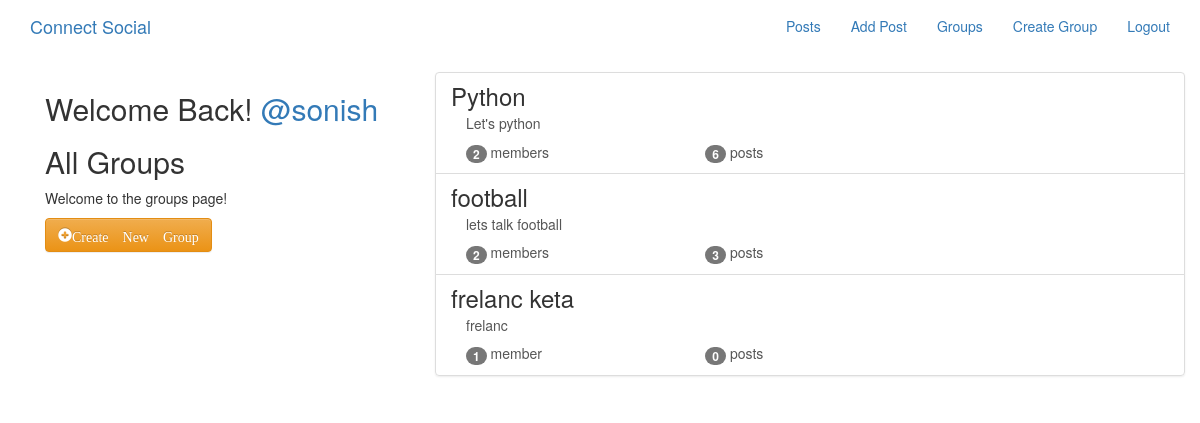
Screenshot of /groups/ (signed in) with the database file from the repository.
### groups/models.py (models this page shows, shortened)
class Group(models.Model):
    name = models.CharField(max_length=255, unique=True)
    slug = models.SlugField(allow_unicode=True, unique=True)
    description = models.TextField(blank=True, default='')
    description_html = models.TextField(editable=False, default='', blank=True)
    members = models.ManyToManyField(User,through="GroupMember")
    class Meta:
        ordering = ["name"]

### groups/views.py (the view)
class ListGroups(generic.ListView):
    model = Group

### groups/templates/groups/group_list.html
{%extends "groups/group_base.html"%}
{%block pregroup%}
<div class="col-md-4">
  <div class="content">
    {%if user.is_authenticated%}
      <h2>Welcome Back!
          <a href="{%url 'posts:for_user' username=user.username%}">
            @{{user.username}}
          </a>
      </h2>
    {%endif%}
    <h2>All Groups</h2>
    <p>Welcome to the groups page!</p>
  </div>
  {%if user.is_authenticated%}
  <a href="{%url 'groups:create'%}" class='btn btn-md btn-fill btn-warning'>
    <span class="glyphicon glyphicon-plus-sign">Create New Group</span>
  </a>
  {%endif%}
</div>
{%endblock%}
{%block group_content%}
  <div class="col-md-8">
    <div class="list-group">
      {%for group in object_list%}
        <a class="list-group-item" href="{%url 'groups:single' slug=group.slug %}">
          <h3 class ="title list-group-item-heading">
            {{group.name}}
          </h3>
          <div class="list-group-item-text container-fluid">
            {{group.description_html|safe}}
            <div class="row">
              <div class="col-md-4">
                <span class="badge">{{group.members.count}}</span>
                member{{group.members.count|pluralize}}
              </div>
              <div class="col-md-4">
                <span class="badge">
                  {{group.posts.count}}
                </span>
                post{{group.posts.count|pluralize}}
              </div>
            </div>
          </div>
        </a>
      {%endfor%}
    </div>
  </div>
{%endblock%}

### rows the page displays
Group: name "Python", description_html "Let's python", members.count "2", posts.count "6"
Group: name "football", description_html "lets talk football", members.count "2", posts.count "3"
Group: name "frelanc keta", description_html "frelanc", members.count "1", posts.count "0"

### other values shown
{{ user.username }} "sonish"
